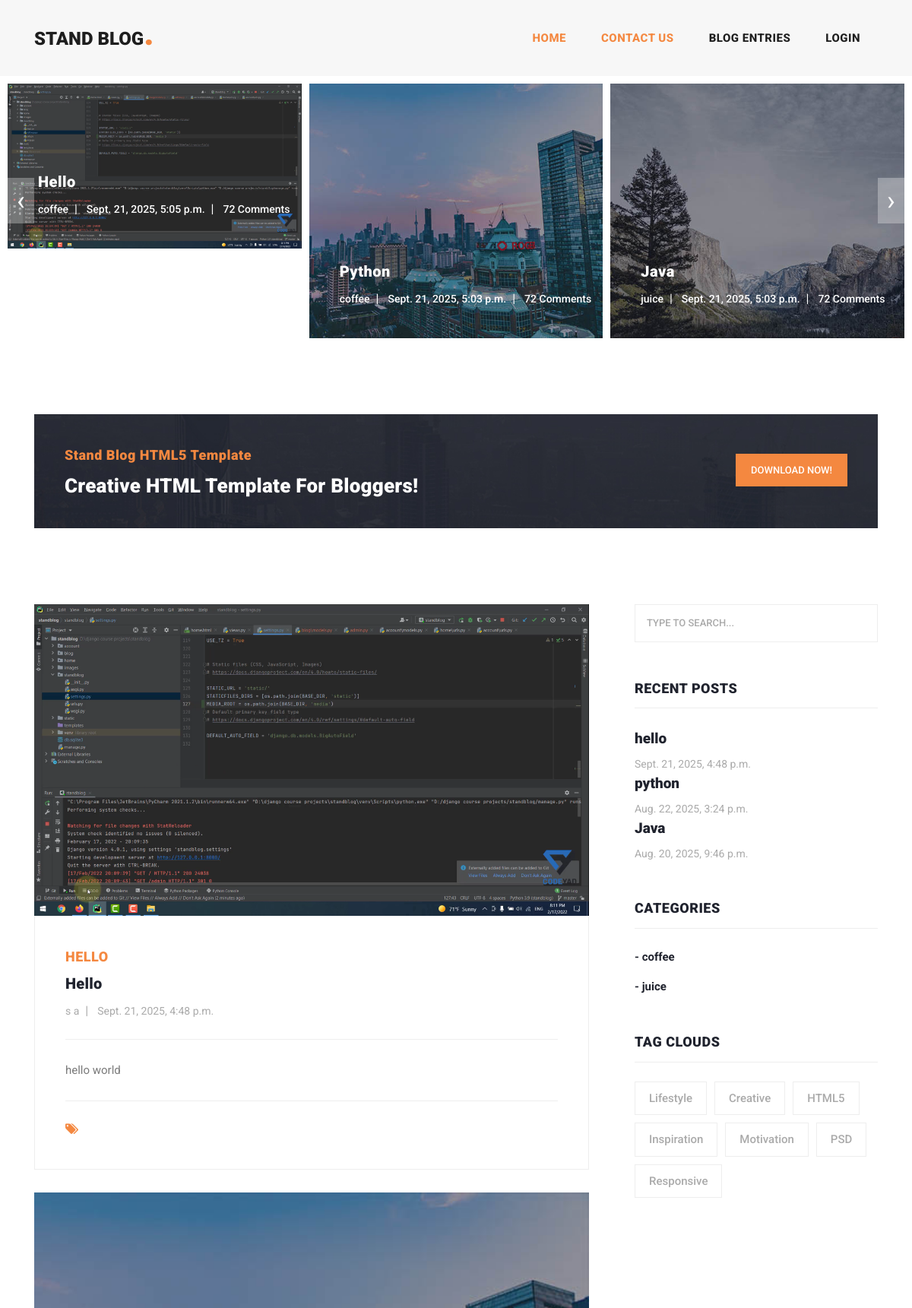
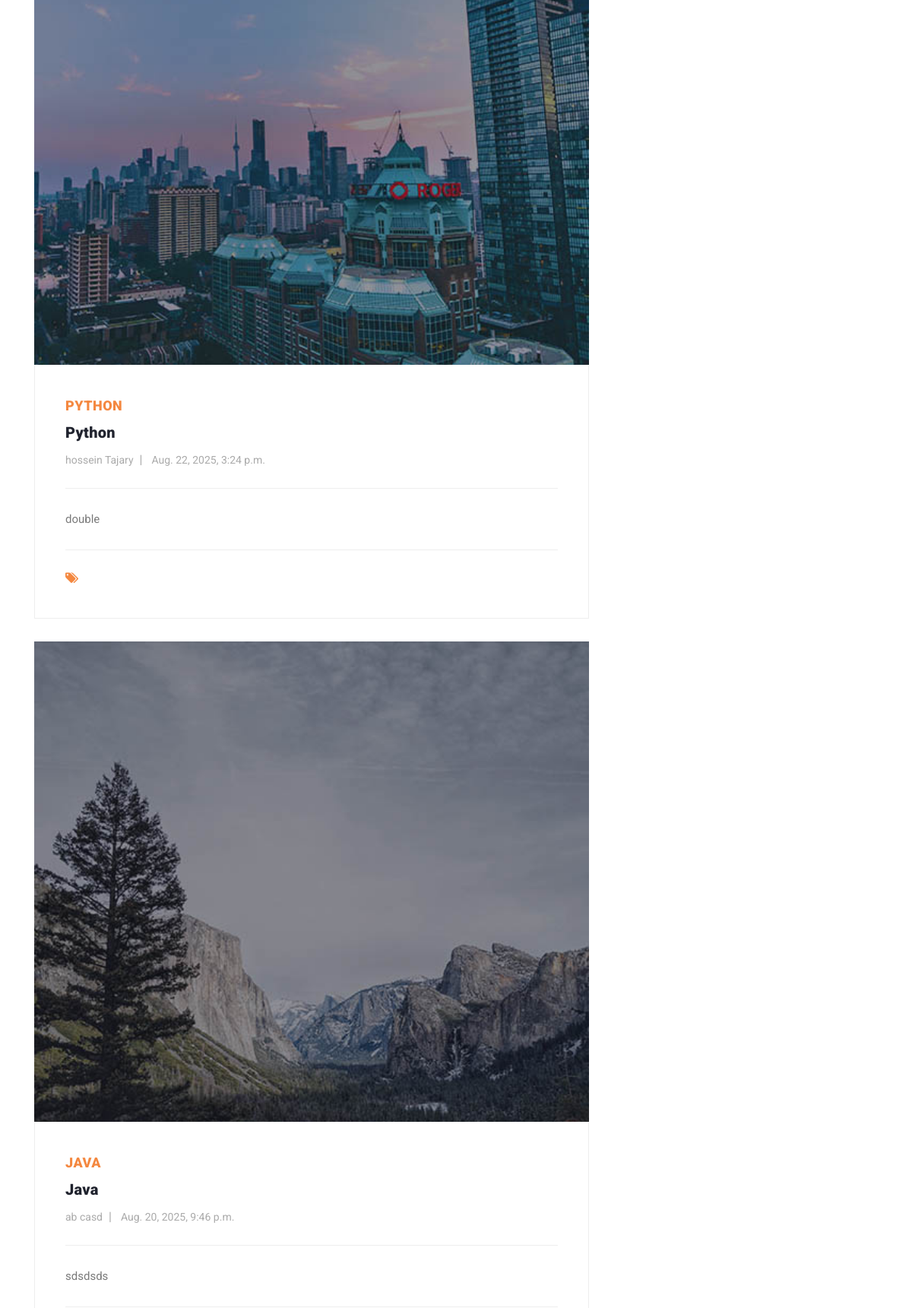
The page / (upper part) on the database its author committed (2 pictures, top to bottom).
### blog/models.py (models this page shows, shortened)
class Article(models.Model):
    Author = models.ForeignKey(User, on_delete=models.CASCADE)
    title = models.CharField(max_length=750, unique_for_date='up_date')
    category = models.ManyToManyField(Category, related_name='category') # ==> we can change 'category' to '+' for reverse access disabling
    body = models.TextField()
    image = models.ImageField(upload_to='Images/ArticlesImage')
    created = models.DateTimeField(auto_now_add=True)
    updated = models.DateTimeField(auto_now=True)
    up_date = models.DateField(timezone.now())
    status = models.BooleanField(default=False)
    objects = models.Manager()  # it must be here if you do custom manager
    custom_object = ArticleManager()
    slug = models.SlugField(null=True, unique=True, blank=True) # Slug Field for using in URLS
    class Meta:
        verbose_name = 'Post'
        verbose_name_plural = 'Posts'
        ordering = ('-created',)
    def get_absolute_url(self):
        return reverse("blog:post_detail", kwargs={"slug": self.slug})  # changed for slug

class Category(models.Model):
    title = models.CharField(max_length=100)
    description = models.CharField(max_length=250)
    created_at = models.DateTimeField(auto_now_add=True)

### home/views.py (the view)
# urls.py: path('', home, name='home_page')
def home(request):
    obj = Article.custom_object.all()
    recent_post = Article.objects.all().order_by('-created')[:3]
    return render(request, 'home/index.html', {'articles': obj, 'recent_posts': recent_post})

### blog/models.py (called while the page is built)
    def get_queryset(self):
        return super(ArticleManager, self).get_queryset().filter(status=True)

### context_processor/context_processor.py (called while the page is built)
def recent_post(request):
    recent_posts = Article.objects.order_by('-created')[:3]
    return {'recent_article': recent_posts}

def show_categories(request):
    recent_category = Category.objects.all()[:3]
    return {'category': recent_category}

### home/templates/home/index.html (shortened to what this page needs)
{% extends "base.html" %}
{% load static %}
{% block content %}
<div class="main-banner header-text">
    <div class="container-fluid">
        <div class="owl-banner owl-carousel">
            {% for article in articles %}
            <div class="item">
                <img src="{{ article.image.url }}" alt="{{ article.title }}">
                <div class="item-content">
                    <div class="main-content">
                        <a href="{{ article.get_absolute_url }}"><h4>{{ article.title }}</h4></a>
                        <ul class="post-info">
                            <li><a href="#">{{ article.category.first.title }}</a></li>
                            <li><a href="#">{{ article.updated }}</a></li>
                            <li><a href="#">72 Comments</a></li>
                        </ul>
                    </div>
                </div>
            </div>
            {% endfor %}
        </div>
    </div>
</div>
<section class="call-to-action">
    <div class="container">
        <div class="row">
            <div class="col-lg-12">
                <div class="main-content">
                    <div class="row">
                        <div class="col-lg-8">
                            <span>Stand Blog HTML5 Template</span>
                            <h4>Creative HTML Template For Bloggers!</h4>
                        </div>
                        <div class="col-lg-4">
                            <div class="main-button">
                                <a rel="nofollow" href="https://templatemo.com/tm-551-stand-blog" target="_parent">Download
                                    Now!</a>
                            </div>
                        </div>
                    </div>
                </div>
            </div>
        </div>
    </div>
</section>
<section class="blog-posts">
    <div class="container">
        <div class="row">
            <div class="col-lg-8">
                <div class="all-blog-posts">
                    <div class="row">
                        {% for posts in articles %}
                            <div class="col-lg-12">
                            <div class="blog-post">
                                <div class="blog-thumb">
                                    <img src="{{ posts.image.url }}" alt="">
                                </div>
                                <div class="down-content">
                                    <span>{{ posts.title }}</span>
                                    <a href="{{ posts.get_absolute_url }}"><h4>{{ posts.title }}</h4></a>
                                    <ul class="post-info">
                                        <li><a href="#">{{ posts.Author.get_full_name }}</a></li>
                                        <li><a href="#">{{ posts.created }}</a></li>
                                    </ul>
                                    <p>{{ posts.body }}</p>
                                    <div class="post-options">
                                        <div class="row">
                                            <div class="col-6">
                                                <ul class="post-tags">
                                                    <li><i class="fa fa-tags"></i></li>
                                                </ul>
                                            </div>
                                        </div>
                                    </div>
                                </div>
                            </div>
                        </div>
                        {% endfor %}
                    </div>
                </div>
            </div>
            <div class="col-lg-4">
                {% include 'sidebar.html'   %}
            </div>
        </div>
    </div>
</section>
{% endblock content %}

### templates/sidebar.html
<div class="sidebar">
                    <div class="row">
                        <div class="col-lg-12">
                            <div class="sidebar-item search">
                                <form id="search_form" name="gs" method="GET" action="{% url "blog:search_articles" %}">
                                    <input type="text" name="q" class="searchText" placeholder="type to search..."
                                           autocomplete="on">
                                </form>
                            </div>
                        </div>
                        <div class="col-lg-12">
                            <div class="sidebar-item recent-posts">
                                <div class="sidebar-heading">
                                    <h2>Recent Posts</h2>
                                </div>
                                {% for recent_post in recent_article %}
                                <div class="content">
                                    <ul>
                                        <li><a href="{{ recent_post.get_absolute_url }}">
                                            <h5>{{ recent_post.title }}</h5>
                                            <span>{{ recent_post.created }}</span>
                                        </a></li>
                                    </ul>
                                </div>
                                {% endfor %}
                            </div>
                        </div>
                        <div class="col-lg-12">
                            <div class="sidebar-item categories">
                                <div class="sidebar-heading">
                                    <h2>Categories</h2>
                                </div>
                                <div class="content">
                                    <ul>
                                        {% for cat in category %}
                                            <li><a href="{% url "blog:category" cat.id %}">- {{ cat.title }} </a></li>
                                        {% endfor %}
                                    </ul>
                                </div>
                            </div>
                        </div>
                        <div class="col-lg-12">
                            <div class="sidebar-item tags">
                                <div class="sidebar-heading">
                                    <h2>Tag Clouds</h2>
                                </div>
                                <div class="content">
                                    <ul>
                                        <li><a href="#">Lifestyle</a></li>
                                        <li><a href="#">Creative</a></li>
                                        <li><a href="#">HTML5</a></li>
                                        <li><a href="#">Inspiration</a></li>
                                        <li><a href="#">Motivation</a></li>
                                        <li><a href="#">PSD</a></li>
                                        <li><a href="#">Responsive</a></li>
                                    </ul>
                                </div>
                            </div>
                        </div>
                    </div>
                </div>

### rows shown on the page
Article: image (picture), title "Hello", category.first "coffee", updated "Sept. 21, 2025, 5:05 p.m.", title "HELLO", Author.get_full_name "s a", created "Sept. 21, 2025, 4:48 p.m.", body "hello world", title "hello"
Article: image (picture), title "Python", category.first "coffee", updated "Sept. 21, 2025, 5:03 p.m.", title "PYTHON", Author.get_full_name "hossein Tajary", created "Aug. 22, 2025, 3:24 p.m.", body "double", title "python"
Article: image (picture), title "Java", category.first "juice", updated "Sept. 21, 2025, 5:03 p.m.", title "JAVA", Author.get_full_name "ab casd", created "Aug. 20, 2025, 9:46 p.m.", body "sdsdsds"
Category: title "coffee"
Category: title "juice"
